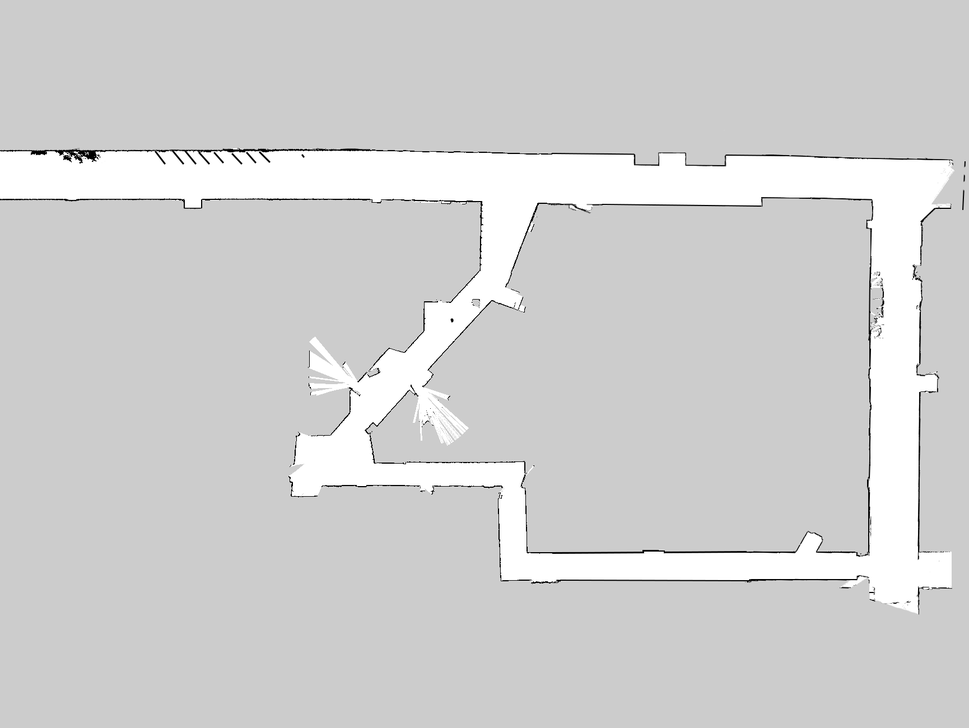
#> input picture maps/stata_basement.png, 969 x 728 px, shrunk from 1730 x 1300 before the run
$ python dilate_image.py
#> lines starting #> are read from the running program, lines starting #| are printed output that depends on the picture; after the words box and inside, x2 and y2 are one past the last pixel; in counts of white or black regions, pixels touching at a corner belong together
import cv2
import numpy as np
import matplotlib.pyplot as plt

# === USER SETTINGS ===
image_path = "stata_basement.png"          # change this to your map file
output_path = "dilated_map.png"

# Option 1: choose dilation directly in pixels

# Option 2: if you know map resolution and want to match your planner
inflate_radius = 0.5        # meters
resolution = 0.0483              # meters/pixel
dilation_pixels = int(inflate_radius / resolution)

# === LOAD IMAGE ===
img = cv2.imread(image_path, cv2.IMREAD_GRAYSCALE)
#> img is the input picture: shape (728, 969); min 0, max 255, mean 209.2

if img is None:
    raise FileNotFoundError(f"Could not load image: {image_path}")

# === CONVERT TO BINARY OBSTACLE MAP ===
# Assumption: dark pixels = obstacles, light pixels = free space
# You can adjust the threshold if needed
_, obstacle_map = cv2.threshold(img, 200, 255, cv2.THRESH_BINARY_INV)
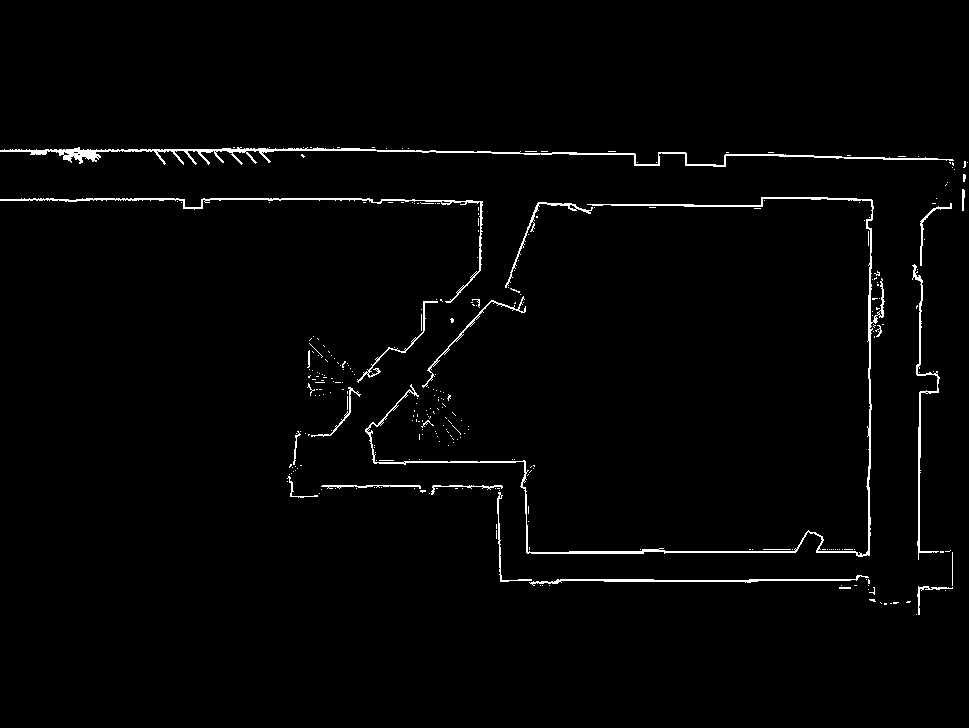
#> obstacle_map: shape (728, 969); 1.7% white in thin lines or dots, all inside (x1, y1, x2, y2) = (0, 147, 968, 615)

# === DILATE OBSTACLES ===
kernel_size = 2 * dilation_pixels + 1
kernel = cv2.getStructuringElement(cv2.MORPH_ELLIPSE, (kernel_size, kernel_size))
dilated_map = cv2.dilate(obstacle_map, kernel)
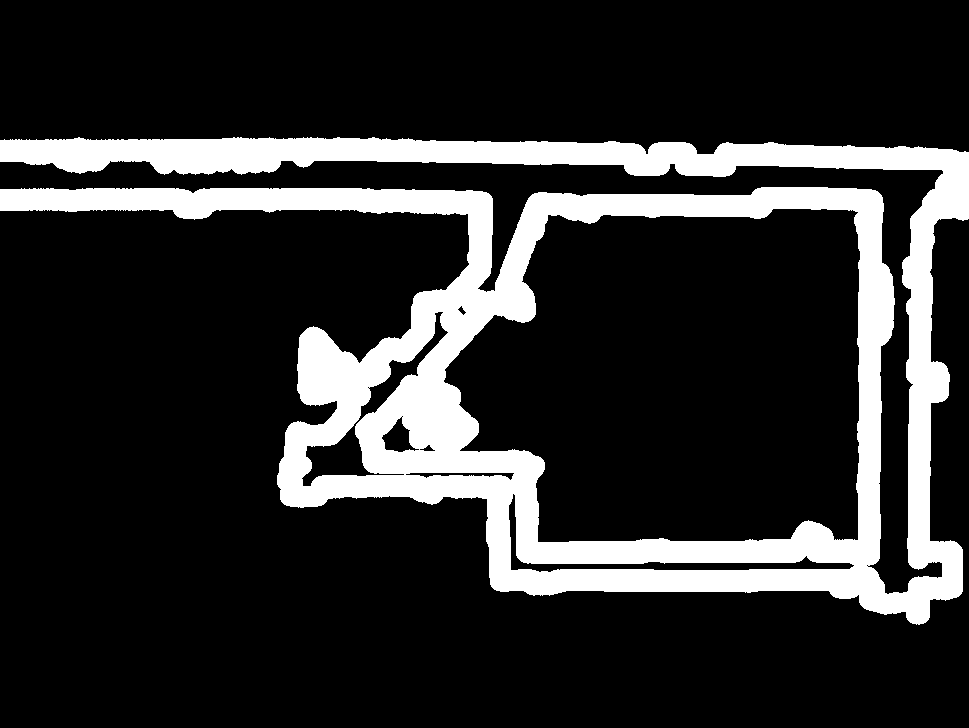
#> dilated_map: shape (728, 969); 17.4% white; 1 white region, box (x1, y1, x2, y2) and area: (0, 137, 969, 625) 122765

# === SAVE RESULT ===
cv2.imwrite(output_path, dilated_map)

# === DISPLAY ===
plt.figure(figsize=(12, 6))

plt.subplot(1, 2, 1)
plt.title("Original Obstacle Map")
plt.imshow(obstacle_map, cmap="gray")
plt.axis("off")

plt.subplot(1, 2, 2)
plt.title("Dilated Map")
plt.imshow(dilated_map, cmap="gray")
plt.axis("off")

plt.tight_layout()
plt.show()
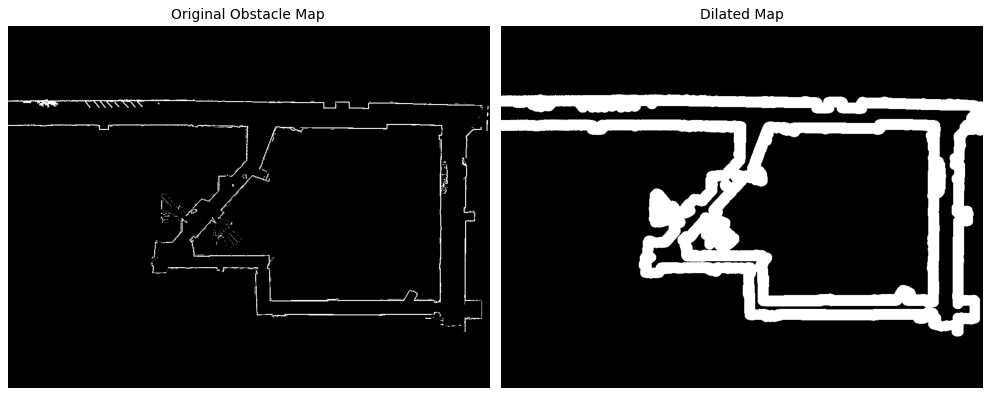
#> figure drawn by matplotlib, 2 panels

print(f"Saved dilated map to: {output_path}")
